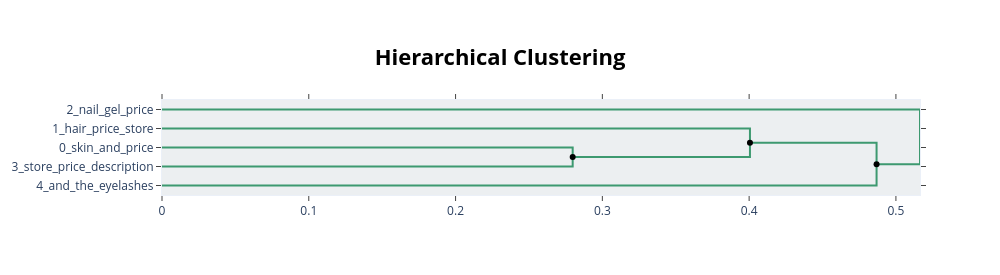

The cell this chart's notebook holds for it:
### Markdown cell above
BERTopic    

Sideote:
- BERTopic 
    + use sentence transformer for embedding 
    + use HDBSCAN for hierarchical clustering 
    + use KeyBERTInspired for representation model, to make topics more descriptive
    + use centroid linkage for hierarchical clustering of topics


Mention in thesis 
- use KeyBERTInspired for representation model, to make topics more descriptive
- use centroid linkage for hierarchical clustering of topics
- Embedding models used:
    + all-MiniLM-L6-v2
        + standard lm embedding model, used in berttopic repo
    + intfloat/multilingual-e5-large-instruct
        + multilingual lm embedding model, open source, 2nd highest score on mteb for clustering for open source models with memory footpringt below 20 gb
    + Alibaba-NLP/gte-Qwen2-1.5B-instruct
        + sota open source embedding model, highest score on mteb for clustering for open source models with memory footpringt below 20 gb

### Code cell
from scipy.cluster import hierarchy as sch
from bertopic import BERTopic
import numpy as np 
from sklearn.cluster import KMeans
from hdbscan import HDBSCAN

random_seed = np.random.seed(42)

cluster_model = KMeans(n_clusters=5,random_state=random_seed)
topic_model = BERTopic(embedding_model="all-MiniLM-L6-v2", hdbscan_model=cluster_model)
topics, probs = topic_model.fit_transform(metadata_filtered_df.source_text)

# Hierarchical topics
linkage_function = lambda x: sch.linkage(x, 'centroid', optimal_ordering=True)
mini_hierarchical_topics = topic_model.hierarchical_topics(metadata_filtered_df.source_text, linkage_function=linkage_function)

topic_model.visualize_hierarchy(hierarchical_topics=mini_hierarchical_topics)

### Figure 1 — Plotly figure (JSON) as saved in the notebook; plotly's stock layout.template omitted (floating-point values rounded to 4 significant figures)
{"data": [{"hoverinfo": "text", "marker": {"color": "rgb(61,153,112)"}, "mode": "lines", "text": ["skin_and_price_store_for", "", "", "store_price_description_features_ounces"], "type": "scatter", "x": [0, 0.2798, 0.2798, 0], "xaxis": "x", "y": [-25, -25, -35, -35], "yaxis": "y"}, {"hoverinfo": "text", "marker": {"color": "rgb(61,153,112)"}, "mode": "lines", "text": ["hair_price_store_for_description", "", "", "skin_and_price_store_for"], "type": "scatter", "x": [0, 0.4006, 0.4006, 0.2798], "xaxis": "x", "y": [-15, -15, -30, -30], "yaxis": "y"}, {"hoverinfo": "text", "marker": {"color": "rgb(61,153,112)"}, "mode": "lines", "text": ["price_store_and_for_skin", "", "", "and_the_eyelashes_mascara_of"], "type": "scatter", "x": [0.4006, 0.4868, 0.4868, 0], "xaxis": "x", "y": [-22.5, -22.5, -45, -45], "yaxis": "y"}, {"hoverinfo": "text", "marker": {"color": "rgb(61,153,112)"}, "mode": "lines", "text": ["nail_gel_price_store_description", "", "", "price_and_store_for_skin"], "type": "scatter", "x": [0, 0.5164, 0.5164, 0.4868], "xaxis": "x", "y": [-5, -5, -33.75, -33.75], "yaxis": "y"}, {"hoverinfo": "text", "hovertext": ["price_store_and_for_skin"], "marker": {"color": "black"}, "mode": "markers", "showlegend": false, "type": "scatter", "x": [0.4006], "y": [-22.5]}, {"hoverinfo": "text", "hovertext": ["skin_and_price_store_for", "price_and_store_for_skin"], "marker": {"color": "black"}, "mode": "markers", "showlegend": false, "type": "scatter", "x": [0.2798, 0.4868], "y": [-30, -33.75]}], "layout": {"autosize": false, "height": 275, "hoverlabel": {"bgcolor": "white", "font": {"family": "Rockwell", "size": 16}}, "hovermode": "closest", "plot_bgcolor": "#ECEFF1", "showlegend": false, "title": {"font": {"color": "Black", "size": 22}, "text": "<b>Hierarchical Clustering</b>", "x": 0.5, "xanchor": "center", "yanchor": "top"}, "width": 1000, "xaxis": {"mirror": "allticks", "rangemode": "tozero", "showgrid": false, "showline": true, "showticklabels": true, "ticks": "outside", "type": "linear", "zeroline": false}, "yaxis": {"mirror": "allticks", "range": [-50, 0], "rangemode": "tozero", "showgrid": false, "showline": true, "showticklabels": true, "tickmode": "array", "ticks": "outside", "ticktext": ["2_nail_gel_price", "1_hair_price_store", "0_skin_and_price", "3_store_price_description", "4_and_the_eyelashes"], "tickvals": [-5, -15, -25, -35, -45], "type": "linear", "zeroline": false}}}
